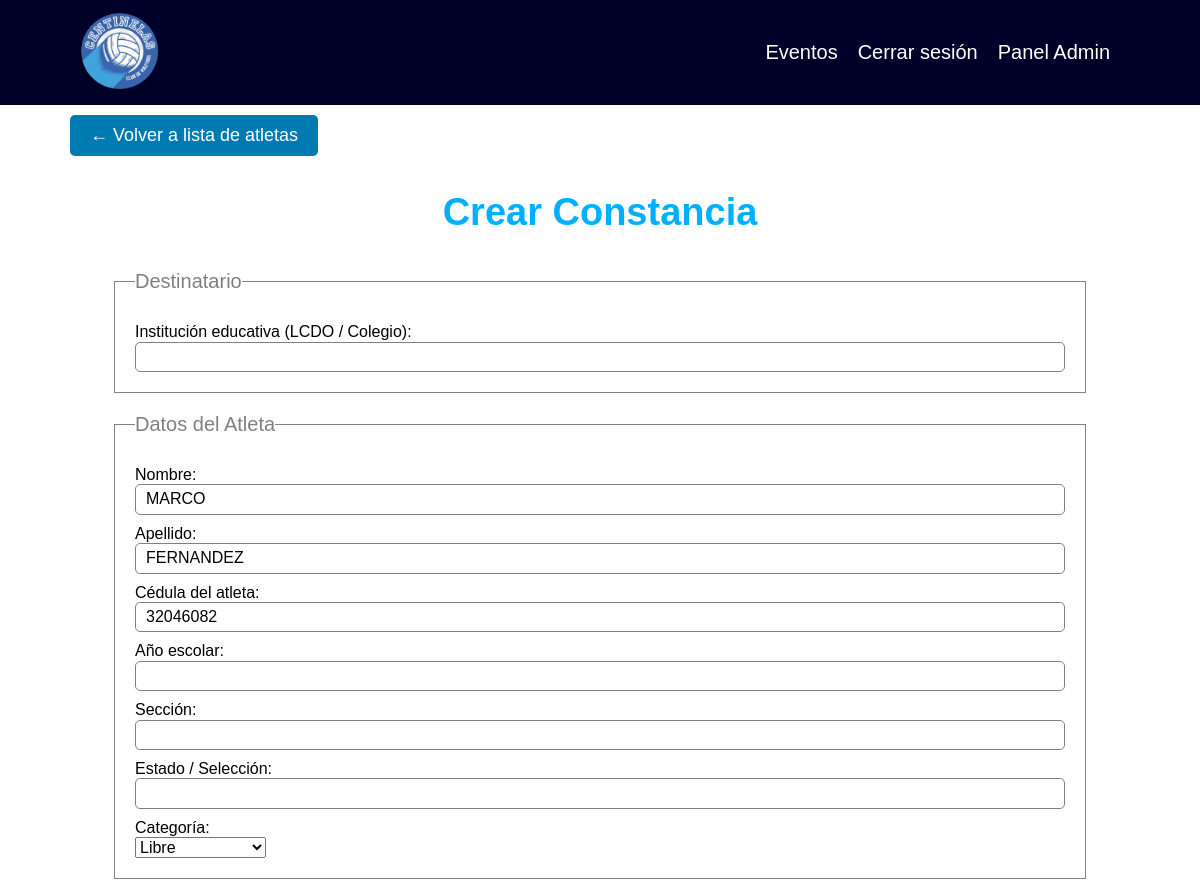
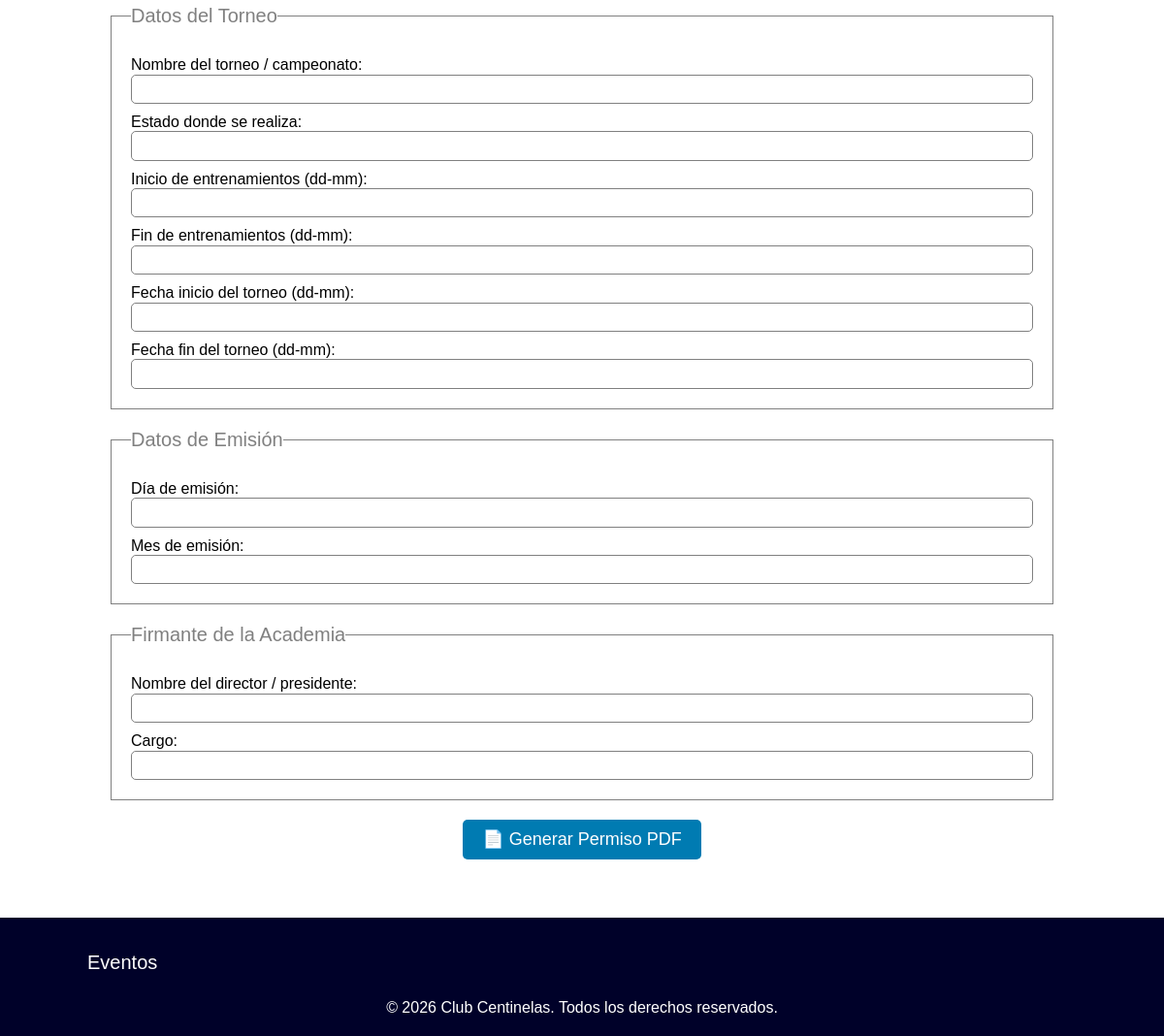
Page /admin/constancias/crear_constancia.php?id=12 (signed in) on the committed database (2 pictures, top to bottom).
### tables this page shows
CREATE TABLE `estudiantes` (
  `id` int(11) NOT NULL,
  `persona_id` int(11) DEFAULT NULL,
  `categoria_id` int(11) DEFAULT NULL,
  `representante_id` int(11) DEFAULT NULL,
  `fecha_nacimiento` date DEFAULT NULL,
  `lugar_nacimiento` varchar(150) DEFAULT NULL
);

CREATE TABLE `personas` (
  `id` int(11) NOT NULL,
  `nombre` varchar(100) NOT NULL,
  `apellido` varchar(100) NOT NULL,
  `cedula` varchar(100) NOT NULL,
  `telefono` varchar(20) DEFAULT NULL,
  `correo` varchar(100) DEFAULT NULL
);

### src/Estudiante.php (called while the page is built, shortened)
<?php
class Estudiante {
    public static function findById($id) {
        $conn = DB::conectar();
        $sql = 'SELECT
                    e.id,
                    e.persona_id,
                    e.categoria_id,
                    e.representante_id,
                    e.fecha_nacimiento,
                    e.lugar_nacimiento,
                    p.nombre           AS nombre,
                    p.apellido         AS apellido,
                    p.cedula           AS cedula,
                    p.telefono         AS telefono,
                    p.correo           AS correo,
                    c.nombre           AS categoria_nombre,
                    rp.nombre          AS rep_nombre,
                    rp.apellido        AS rep_apellido,
                    rp.cedula          AS rep_cedula,
                    rp.telefono        AS rep_telefono,
                    rp.correo          AS rep_correo,
                    r.profesion        AS rep_profesion,
                    r.domicilio        AS rep_domicilio
                FROM estudiantes e
                LEFT JOIN personas       p  ON e.persona_id       = p.id
                LEFT JOIN categorias     c  ON e.categoria_id     = c.id
                LEFT JOIN representantes r  ON e.representante_id = r.id
                LEFT JOIN personas       rp ON r.persona_id       = rp.id
                WHERE e.id = ?';
        $stmt = $conn->prepare($sql);
        $stmt->bind_param('i', $id);
        $stmt->execute();
        return $stmt->get_result()->fetch_assoc();
    }
}

### src/Categoria.php (called while the page is built, shortened)
<?php
class Categoria {
    public static function listar() {
        $conn = DB::conectar();
        return $conn->query('SELECT * FROM categorias ORDER BY nombre ASC');
    }
}

### admin/constancias/crear_constancia.php (the view, shortened to what this page needs)
<?php
require_once __DIR__ . '/../../src/Estudiante.php';
require_once __DIR__ . '/../../src/Categoria.php';
$categorias = Categoria::listar();
$atleta = [];
$id = $_GET['id'] ?? null;
if ($id) {
    $atleta = Estudiante::findById($id) ?? [];
}
include '../../templates/header.php';
?>
<main class="contenedor seccion">
    <a class="boton" href="../estudiantes/index.php">&larr; Volver a lista de atletas</a>
    <h1>Crear Constancia</h1>
    <form class="formulario" action="crear_constancia.php" method="POST" onsubmit="return validarConstancia()">
        <fieldset>
            <legend>Destinatario</legend>
            <label for="institucion_destino">Institución educativa (LCDO / Colegio):</label>
            <input type="text" id="institucion_destino" name="institucion_destino"
                value="<?php echo htmlspecialchars($_POST['institucion_destino'] ?? ''); ?>">
        </fieldset>
        <fieldset>
            <legend>Datos del Atleta</legend>
            <label for="nombre_atleta">Nombre:</label>
            <input type="text" id="nombre_atleta" name="nombre_atleta" value="<?php echo htmlspecialchars( $_POST['nombre_atleta'] ?? strtoupper($atleta['nombre'] ?? '') ); ?>">
            <label for="apellido_atleta">Apellido:</label>
            <input type="text" id="apellido_atleta" name="apellido_atleta" value="<?php echo htmlspecialchars( $_POST['apellido_atleta'] ?? strtoupper($atleta['apellido'] ?? '') ); ?>">
            <label for="cedula_atleta">Cédula del atleta:</label>
            <input type="text" id="cedula_atleta" name="cedula_atleta" value="<?php echo htmlspecialchars( $_POST['cedula_atleta'] ?? ($atleta['cedula'] ?? '') ); ?>">
            <label for="anio_escolar">Año escolar:</label>
            <input type="text" id="anio_escolar" name="anio_escolar"
                value="<?php echo htmlspecialchars($_POST['anio_escolar'] ?? ''); ?>">
            <label for="seccion">Sección:</label>
            <input type="text" id="seccion" name="seccion"
                value="<?php echo htmlspecialchars($_POST['seccion'] ?? ''); ?>">
            <label for="estado_seleccion">Estado / Selección:</label>
            <input type="text" id="estado_seleccion" name="estado_seleccion"
                value="<?php echo htmlspecialchars($_POST['estado_seleccion'] ?? ''); ?>">
            <label for="categoria">Categoría:</label>
            <select id="categoria" name="categoria">
                <?php while ($categoria = $categorias->fetch_assoc()) : ?>
                    <option value="<?php echo htmlspecialchars($categoria['nombre']); ?>"
                        <?php echo (($_POST['categoria'] ?? $atleta['categoria_nombre'] ?? '') === $categoria['nombre']) ? 'selected' : ''; ?>>
                        <?php echo htmlspecialchars($categoria['nombre']); ?>
                    </option>
                <?php endwhile; ?>
            </select>
        </fieldset>
        <fieldset>
            <legend>Datos del Torneo</legend>
            <label for="nombre_torneo">Nombre del torneo / campeonato:</label>
            <input type="text" id="nombre_torneo" name="nombre_torneo"
                value="<?php echo htmlspecialchars($_POST['nombre_torneo'] ?? ''); ?>">
            <label for="estado_torneo">Estado donde se realiza:</label>
            <input type="text" id="estado_torneo" name="estado_torneo"
                value="<?php echo htmlspecialchars($_POST['estado_torneo'] ?? ''); ?>">
            <label for="fecha_inicio_entreno">Inicio de entrenamientos (dd-mm):</label>
            <input type="text" id="fecha_inicio_entreno" name="fecha_inicio_entreno"
                value="<?php echo htmlspecialchars($_POST['fecha_inicio_entreno'] ?? ''); ?>">
            <label for="fecha_fin_entreno">Fin de entrenamientos (dd-mm):</label>
            <input type="text" id="fecha_fin_entreno" name="fecha_fin_entreno"
                value="<?php echo htmlspecialchars($_POST['fecha_fin_entreno'] ?? ''); ?>">
            <label for="fecha_torneo_inicio">Fecha inicio del torneo (dd-mm):</label>
            <input type="text" id="fecha_torneo_inicio" name="fecha_torneo_inicio"
                value="<?php echo htmlspecialchars($_POST['fecha_torneo_inicio'] ?? ''); ?>">
            <label for="fecha_torneo_fin">Fecha fin del torneo (dd-mm):</label>
            <input type="text" id="fecha_torneo_fin" name="fecha_torneo_fin"
                value="<?php echo htmlspecialchars($_POST['fecha_torneo_fin'] ?? ''); ?>">
        </fieldset>
        <fieldset>
            <legend>Datos de Emisión</legend>
            <label for="dia_emision">Día de emisión:</label>
            <input type="text" id="dia_emision" name="dia_emision"
                value="<?php echo htmlspecialchars($_POST['dia_emision'] ?? ''); ?>">
            <label for="mes_emision">Mes de emisión:</label>
            <input type="text" id="mes_emision" name="mes_emision"
                value="<?php echo htmlspecialchars($_POST['mes_emision'] ?? ''); ?>">
        </fieldset>
        <fieldset>
            <legend>Firmante de la Academia</legend>
            <label for="nombre_director">Nombre del director / presidente:</label>
            <input type="text" id="nombre_director" name="nombre_director"
                value="<?php echo htmlspecialchars($_POST['nombre_director'] ?? ''); ?>">
            <label for="cargo_director">Cargo:</label>
            <input type="text" id="cargo_director" name="cargo_director"
                value="<?php echo htmlspecialchars($_POST['cargo_director'] ?? ''); ?>">
        </fieldset>
        <button type="submit" class="boton">📄 Generar Permiso PDF</button>
    </form>
</main>
<?php include '../../templates/footer.php'; ?>

### assets/styles/app.css (style rules this page uses)
:root { --blanco-fondo: #FFFFFF; --celeste-primario: #00B0FF; --azul-interactivo: #007BB2; --azul-oscuro: #000129; --texto-principal: #2d353a; }
Html { box-sizing: border-box; font-size: 62.5%; }
*, *:before, *:after { box-sizing: inherit; }
Body { font-size: 1.6rem; }
html, body { height: 100%; margin: 0; }
h1, h2, h3, p, a { font-family: 'Google Sans', sans-serif; color: var(--texto-principal); }
a { text-decoration: none; font-size: 2rem; padding: 1rem; }
h1 { font-size: 3.8rem; font-weight: 700; color: var(--celeste-primario); }
h1, h2, h3 { text-align: center; }
.seccion { margin-top: 5rem; margin-bottom: 5rem; }
.boton { display: inline-block; background-color: var(--azul-interactivo); color: white; padding: 1rem 2rem; margin: 1rem; border-radius: 5px; font-size: 1.8rem; font-weight: 500; border: none; font-family: 'Google Sans', sans-serif; }
.contenedor { max-width: 90%; margin: 0 auto; }

### rows in the picture
estudiantes: nombre_atleta "MARCO", apellido_atleta "FERNANDEZ", cedula_atleta "32046082"

### other values in the picture
form field categoria "Libre"
